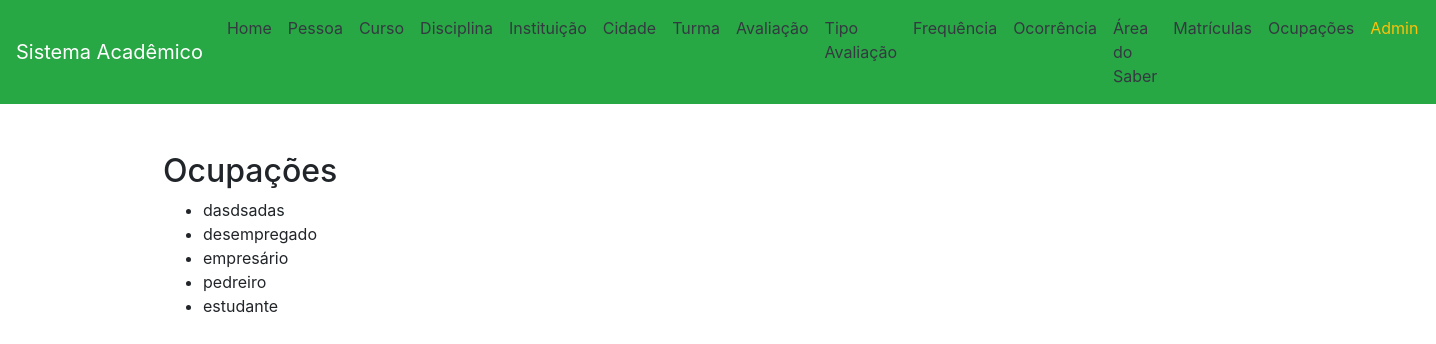
Page /ocupacao/ on the committed database.
### app/models.py (models this page shows, shortened)
class Ocupacao(models.Model):
    nome = models.CharField(max_length=100)

### app/views.py (the view)
# urls.py: path('ocupacao/', OcupacaoView.as_view(), name='ocupacao'),
class OcupacaoView(View):
    def get(self, request):
        ocupacoes = Ocupacao.objects.all()
        return render(request, 'ocupacao.html', {'ocupacoes': ocupacoes})

### app/templates/ocupacao.html
{% extends 'base.html' %}
{% block content %}
<h2>Ocupações</h2>
<ul>
    {% for o in ocupacoes %}
        <li>{{ o.nome }}</li>
    {% endfor %}
</ul>
{% endblock %}

### rows in the picture
Ocupacao: nome "dasdsadas"
Ocupacao: nome "desempregado"
Ocupacao: nome "empresário"
Ocupacao: nome "pedreiro"
Ocupacao: nome "estudante"
